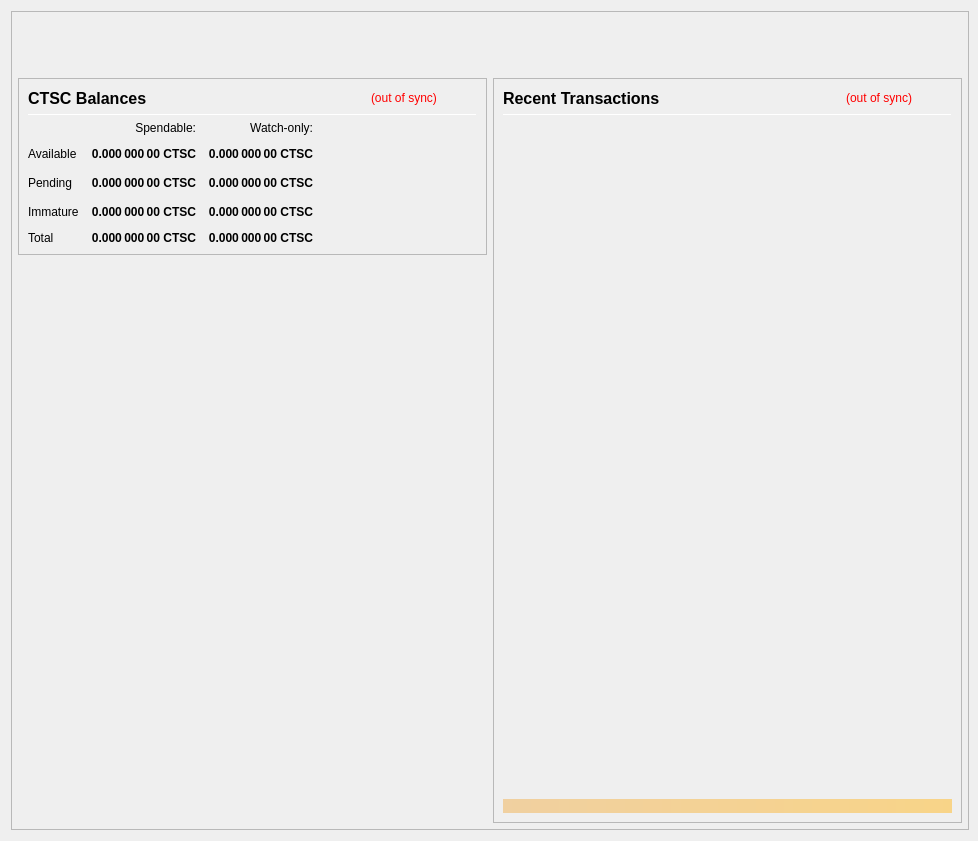
<?xml version="1.0" encoding="UTF-8"?>
<ui version="4.0">
 <class>OverviewPage</class>
 <widget class="QWidget" name="OverviewPage">
  <property name="geometry">
   <rect>
    <x>0</x>
    <y>0</y>
    <width>978</width>
    <height>841</height>
   </rect>
  </property>
  <property name="minimumSize">
   <size>
    <width>960</width>
    <height>682</height>
   </size>
  </property>
  <property name="font">
   <font>
    <weight>50</weight>
    <bold>false</bold>
   </font>
  </property>
  <property name="windowTitle">
   <string>Form</string>
  </property>
  <layout class="QVBoxLayout" name="topLayout" stretch="0">
   <property name="rightMargin">
    <number>9</number>
   </property>
   <item>
    <widget class="QFrame" name="frame_BG">
     <property name="minimumSize">
      <size>
       <width>850</width>
       <height>610</height>
      </size>
     </property>
     <property name="maximumSize">
      <size>
       <width>16777215</width>
       <height>16777215</height>
      </size>
     </property>
     <property name="frameShape">
      <enum>QFrame::StyledPanel</enum>
     </property>
     <property name="frameShadow">
      <enum>QFrame::Raised</enum>
     </property>
     <layout class="QVBoxLayout" name="verticalLayout_3" stretch="0">
      <property name="leftMargin">
       <number>0</number>
      </property>
      <property name="topMargin">
       <number>0</number>
      </property>
      <property name="rightMargin">
       <number>0</number>
      </property>
      <property name="bottomMargin">
       <number>6</number>
      </property>
      <item>
       <layout class="QVBoxLayout" name="verticalLayout_Master" stretch="0,1">
        <property name="leftMargin">
         <number>0</number>
        </property>
        <property name="topMargin">
         <number>0</number>
        </property>
        <property name="rightMargin">
         <number>0</number>
        </property>
        <property name="bottomMargin">
         <number>0</number>
        </property>
        <item>
         <widget class="QFrame" name="frame_Header">
          <layout class="QVBoxLayout" name="verticalLayout_Header" stretch="0">
           <property name="leftMargin">
            <number>0</number>
           </property>
           <property name="topMargin">
            <number>0</number>
           </property>
           <property name="rightMargin">
            <number>0</number>
           </property>
           <property name="bottomMargin">
            <number>0</number>
           </property>
           <item>
            <layout class="QHBoxLayout" name="horizontalLayout_Header" stretch="1,0">
             <property name="spacing">
              <number>6</number>
             </property>
             <item>
              <spacer name="horizontalSpacer_Header">
               <property name="orientation">
                <enum>Qt::Horizontal</enum>
               </property>
               <property name="sizeHint" stdset="0">
                <size>
                 <width>40</width>
                 <height>20</height>
                </size>
               </property>
              </spacer>
             </item>
             <item>
              <widget class="QLabel" name="labelOverviewHeaderRight">
               <property name="minimumSize">
                <size>
                 <width>464</width>
                 <height>60</height>
                </size>
               </property>
               <property name="maximumSize">
                <size>
                 <width>16777215</width>
                 <height>60</height>
                </size>
               </property>
               <property name="font">
                <font>
                 <pointsize>14</pointsize>
                </font>
               </property>
               <property name="text">
                <string/>
               </property>
               <property name="alignment">
                <set>Qt::AlignRight|Qt::AlignTrailing|Qt::AlignVCenter</set>
               </property>
              </widget>
             </item>
            </layout>
           </item>
          </layout>
         </widget>
        </item>
        <item>
         <widget class="QFrame" name="frame_Content">
          <layout class="QVBoxLayout" name="verticalLayout_Content">
           <property name="leftMargin">
            <number>6</number>
           </property>
           <property name="topMargin">
            <number>0</number>
           </property>
           <property name="rightMargin">
            <number>6</number>
           </property>
           <property name="bottomMargin">
            <number>0</number>
           </property>
           <item>
            <layout class="QHBoxLayout" name="horizontalLayout_Content" stretch="1,1">
             <property name="spacing">
              <number>6</number>
             </property>
             <item>
              <layout class="QVBoxLayout" name="verticalLayout_left" stretch="0,0">
               <item>
                <widget class="QFrame" name="frameBalances">
                 <property name="frameShape">
                  <enum>QFrame::StyledPanel</enum>
                 </property>
                 <property name="frameShadow">
                  <enum>QFrame::Raised</enum>
                 </property>
                 <layout class="QVBoxLayout" name="verticalLayout_4">
                  <item>
                   <layout class="QHBoxLayout" name="hlBalancesHeader" stretch="2,0,0">
                    <property name="spacing">
                     <number>6</number>
                    </property>
                    <item>
                     <widget class="QLabel" name="labelBalances">
                      <property name="minimumSize">
                       <size>
                        <width>0</width>
                        <height>0</height>
                       </size>
                      </property>
                      <property name="font">
                       <font>
                        <pointsize>12</pointsize>
                        <weight>75</weight>
                        <bold>true</bold>
                       </font>
                      </property>
                      <property name="text">
                       <string>CTSC Balances</string>
                      </property>
                     </widget>
                    </item>
                    <item>
                     <widget class="QLabel" name="labelWalletStatus">
                      <property name="cursor">
                       <cursorShape>WhatsThisCursor</cursorShape>
                      </property>
                      <property name="toolTip">
                       <string>The displayed information may be out of date. Your wallet automatically synchronizes with the CTSC network after a connection is established, but this process has not completed yet.</string>
                      </property>
                      <property name="styleSheet">
                       <string notr="true">QLabel { color: red; }</string>
                      </property>
                      <property name="text">
                       <string notr="true">(out of sync)</string>
                      </property>
                      <property name="alignment">
                       <set>Qt::AlignLeading|Qt::AlignLeft|Qt::AlignVCenter</set>
                      </property>
                     </widget>
                    </item>
                    <item>
                     <spacer name="hsBalancesHeader">
                      <property name="orientation">
                       <enum>Qt::Horizontal</enum>
                      </property>
                      <property name="sizeHint" stdset="0">
                       <size>
                        <width>40</width>
                        <height>20</height>
                       </size>
                      </property>
                     </spacer>
                    </item>
                   </layout>
                  </item>
                  <item>
                   <widget class="Line" name="lineBalances">
                    <property name="minimumSize">
                     <size>
                      <width>0</width>
                      <height>1</height>
                     </size>
                    </property>
                    <property name="maximumSize">
                     <size>
                      <width>16777215</width>
                      <height>1</height>
                     </size>
                    </property>
                    <property name="orientation">
                     <enum>Qt::Horizontal</enum>
                    </property>
                   </widget>
                  </item>
                  <item>
                   <layout class="QGridLayout" name="gridLayout">
                    <property name="spacing">
                     <number>12</number>
                    </property>
                    <item row="2" column="2">
                     <widget class="QLabel" name="labelWatchPending">
                      <property name="font">
                       <font>
                        <weight>75</weight>
                        <bold>true</bold>
                       </font>
                      </property>
                      <property name="cursor">
                       <cursorShape>ArrowCursor</cursorShape>
                      </property>
                      <property name="toolTip">
                       <string>Unconfirmed transactions to watch-only addresses</string>
                      </property>
                      <property name="text">
                       <string notr="true">0.000 000 00 CTSC</string>
                      </property>
                      <property name="alignment">
                       <set>Qt::AlignRight|Qt::AlignTrailing|Qt::AlignVCenter</set>
                      </property>
                      <property name="textInteractionFlags">
                       <set>Qt::NoTextInteraction</set>
                      </property>
                     </widget>
                    </item>
                    <item row="2" column="1">
                     <widget class="QLabel" name="labelUnconfirmed">
                      <property name="font">
                       <font>
                        <weight>75</weight>
                        <bold>true</bold>
                       </font>
                      </property>
                      <property name="cursor">
                       <cursorShape>ArrowCursor</cursorShape>
                      </property>
                      <property name="toolTip">
                       <string>Total of transactions that have yet to be confirmed, and do not yet count toward the spendable balance</string>
                      </property>
                      <property name="text">
                       <string notr="true">0.000 000 00 CTSC</string>
                      </property>
                      <property name="alignment">
                       <set>Qt::AlignRight|Qt::AlignTrailing|Qt::AlignVCenter</set>
                      </property>
                      <property name="textInteractionFlags">
                       <set>Qt::NoTextInteraction</set>
                      </property>
                     </widget>
                    </item>
                    <item row="3" column="2">
                     <widget class="QLabel" name="labelWatchImmature">
                      <property name="font">
                       <font>
                        <weight>75</weight>
                        <bold>true</bold>
                       </font>
                      </property>
                      <property name="cursor">
                       <cursorShape>ArrowCursor</cursorShape>
                      </property>
                      <property name="toolTip">
                       <string>Staked or masternode rewards in watch-only addresses that has not yet matured</string>
                      </property>
                      <property name="text">
                       <string notr="true">0.000 000 00 CTSC</string>
                      </property>
                      <property name="alignment">
                       <set>Qt::AlignRight|Qt::AlignTrailing|Qt::AlignVCenter</set>
                      </property>
                      <property name="textInteractionFlags">
                       <set>Qt::NoTextInteraction</set>
                      </property>
                     </widget>
                    </item>
                    <item row="4" column="0">
                     <widget class="QLabel" name="labelTotalText">
                      <property name="text">
                       <string>Total</string>
                      </property>
                      <property name="textInteractionFlags">
                       <set>Qt::NoTextInteraction</set>
                      </property>
                     </widget>
                    </item>
                    <item row="3" column="1">
                     <widget class="QLabel" name="labelImmature">
                      <property name="font">
                       <font>
                        <weight>75</weight>
                        <bold>true</bold>
                       </font>
                      </property>
                      <property name="cursor">
                       <cursorShape>ArrowCursor</cursorShape>
                      </property>
                      <property name="toolTip">
                       <string>Staked or masternode rewards that has not yet matured</string>
                      </property>
                      <property name="text">
                       <string notr="true">0.000 000 00 CTSC</string>
                      </property>
                      <property name="alignment">
                       <set>Qt::AlignRight|Qt::AlignTrailing|Qt::AlignVCenter</set>
                      </property>
                      <property name="textInteractionFlags">
                       <set>Qt::NoTextInteraction</set>
                      </property>
                     </widget>
                    </item>
                    <item row="2" column="3">
                     <spacer name="hsBalances">
                      <property name="orientation">
                       <enum>Qt::Horizontal</enum>
                      </property>
                      <property name="sizeHint" stdset="0">
                       <size>
                        <width>40</width>
                        <height>20</height>
                       </size>
                      </property>
                     </spacer>
                    </item>
                    <item row="3" column="0">
                     <widget class="QLabel" name="labelImmatureText">
                      <property name="text">
                       <string>Immature</string>
                      </property>
                      <property name="textInteractionFlags">
                       <set>Qt::NoTextInteraction</set>
                      </property>
                     </widget>
                    </item>
                    <item row="4" column="1">
                     <widget class="QLabel" name="labelTotal">
                      <property name="font">
                       <font>
                        <weight>75</weight>
                        <bold>true</bold>
                       </font>
                      </property>
                      <property name="cursor">
                       <cursorShape>ArrowCursor</cursorShape>
                      </property>
                      <property name="toolTip">
                       <string>Your current total balance</string>
                      </property>
                      <property name="text">
                       <string notr="true">0.000 000 00 CTSC</string>
                      </property>
                      <property name="alignment">
                       <set>Qt::AlignRight|Qt::AlignTrailing|Qt::AlignVCenter</set>
                      </property>
                      <property name="textInteractionFlags">
                       <set>Qt::NoTextInteraction</set>
                      </property>
                     </widget>
                    </item>
                    <item row="4" column="2">
                     <widget class="QLabel" name="labelWatchTotal">
                      <property name="font">
                       <font>
                        <weight>75</weight>
                        <bold>true</bold>
                       </font>
                      </property>
                      <property name="cursor">
                       <cursorShape>ArrowCursor</cursorShape>
                      </property>
                      <property name="toolTip">
                       <string>Current total balance in watch-only addresses</string>
                      </property>
                      <property name="text">
                       <string notr="true">0.000 000 00 CTSC</string>
                      </property>
                      <property name="alignment">
                       <set>Qt::AlignRight|Qt::AlignTrailing|Qt::AlignVCenter</set>
                      </property>
                      <property name="textInteractionFlags">
                       <set>Qt::NoTextInteraction</set>
                      </property>
                     </widget>
                    </item>
                    <item row="0" column="2">
                     <widget class="QLabel" name="labelWatchonly">
                      <property name="text">
                       <string>Watch-only:</string>
                      </property>
                      <property name="alignment">
                       <set>Qt::AlignRight|Qt::AlignTrailing|Qt::AlignVCenter</set>
                      </property>
                     </widget>
                    </item>
                    <item row="1" column="0">
                     <widget class="QLabel" name="labelBalanceText">
                      <property name="text">
                       <string>Available</string>
                      </property>
                      <property name="textInteractionFlags">
                       <set>Qt::NoTextInteraction</set>
                      </property>
                     </widget>
                    </item>
                    <item row="1" column="1">
                     <widget class="QLabel" name="labelBalance">
                      <property name="font">
                       <font>
                        <weight>75</weight>
                        <bold>true</bold>
                       </font>
                      </property>
                      <property name="cursor">
                       <cursorShape>ArrowCursor</cursorShape>
                      </property>
                      <property name="toolTip">
                       <string>Your current spendable balance</string>
                      </property>
                      <property name="text">
                       <string notr="true">0.000 000 00 CTSC</string>
                      </property>
                      <property name="alignment">
                       <set>Qt::AlignRight|Qt::AlignTrailing|Qt::AlignVCenter</set>
                      </property>
                      <property name="textInteractionFlags">
                       <set>Qt::NoTextInteraction</set>
                      </property>
                     </widget>
                    </item>
                    <item row="1" column="2">
                     <widget class="QLabel" name="labelWatchAvailable">
                      <property name="font">
                       <font>
                        <weight>75</weight>
                        <bold>true</bold>
                       </font>
                      </property>
                      <property name="cursor">
                       <cursorShape>ArrowCursor</cursorShape>
                      </property>
                      <property name="toolTip">
                       <string>Your current balance in watch-only addresses</string>
                      </property>
                      <property name="text">
                       <string notr="true">0.000 000 00 CTSC</string>
                      </property>
                      <property name="alignment">
                       <set>Qt::AlignRight|Qt::AlignTrailing|Qt::AlignVCenter</set>
                      </property>
                      <property name="textInteractionFlags">
                       <set>Qt::NoTextInteraction</set>
                      </property>
                     </widget>
                    </item>
                    <item row="2" column="0">
                     <widget class="QLabel" name="labelPendingText">
                      <property name="text">
                       <string>Pending</string>
                      </property>
                      <property name="textInteractionFlags">
                       <set>Qt::NoTextInteraction</set>
                      </property>
                     </widget>
                    </item>
                    <item row="0" column="1">
                     <widget class="QLabel" name="labelSpendable">
                      <property name="text">
                       <string>Spendable:</string>
                      </property>
                      <property name="alignment">
                       <set>Qt::AlignRight|Qt::AlignTrailing|Qt::AlignVCenter</set>
                      </property>
                     </widget>
                    </item>
                   </layout>
                  </item>
                 </layout>
                </widget>
               </item>
               <item>
                <spacer name="verticalSpacer">
                 <property name="orientation">
                  <enum>Qt::Vertical</enum>
                 </property>
                 <property name="sizeHint" stdset="0">
                  <size>
                   <width>20</width>
                   <height>40</height>
                  </size>
                 </property>
                </spacer>
               </item>
              </layout>
             </item>
             <item>
              <layout class="QVBoxLayout" name="verticalLayout_right" stretch="1">
               <item>
                <widget class="QFrame" name="frame_RecentTransactions">
                 <property name="minimumSize">
                  <size>
                   <width>0</width>
                   <height>0</height>
                  </size>
                 </property>
                 <property name="frameShape">
                  <enum>QFrame::StyledPanel</enum>
                 </property>
                 <property name="frameShadow">
                  <enum>QFrame::Raised</enum>
                 </property>
                 <layout class="QVBoxLayout" name="verticalLayout_1" stretch="0,0,0,0,0">
                  <item>
                   <layout class="QHBoxLayout" name="horizontalLayout_2" stretch="2,0,0">
                    <property name="spacing">
                     <number>3</number>
                    </property>
                    <item>
                     <widget class="QLabel" name="label_4">
                      <property name="minimumSize">
                       <size>
                        <width>0</width>
                        <height>20</height>
                       </size>
                      </property>
                      <property name="font">
                       <font>
                        <pointsize>12</pointsize>
                        <weight>75</weight>
                        <bold>true</bold>
                       </font>
                      </property>
                      <property name="text">
                       <string>Recent Transactions</string>
                      </property>
                     </widget>
                    </item>
                    <item>
                     <widget class="QLabel" name="labelTransactionsStatus">
                      <property name="cursor">
                       <cursorShape>WhatsThisCursor</cursorShape>
                      </property>
                      <property name="toolTip">
                       <string>The displayed information may be out of date. Your wallet automatically synchronizes with the CTSC network after a connection is established, but this process has not completed yet.</string>
                      </property>
                      <property name="styleSheet">
                       <string notr="true">QLabel { color: red; }</string>
                      </property>
                      <property name="text">
                       <string notr="true">(out of sync)</string>
                      </property>
                      <property name="alignment">
                       <set>Qt::AlignRight|Qt::AlignTrailing|Qt::AlignVCenter</set>
                      </property>
                     </widget>
                    </item>
                    <item>
                     <spacer name="horizontalSpacer">
                      <property name="orientation">
                       <enum>Qt::Horizontal</enum>
                      </property>
                      <property name="sizeHint" stdset="0">
                       <size>
                        <width>40</width>
                        <height>20</height>
                       </size>
                      </property>
                     </spacer>
                    </item>
                   </layout>
                  </item>
                  <item>
                   <widget class="Line" name="line">
                    <property name="minimumSize">
                     <size>
                      <width>0</width>
                      <height>1</height>
                     </size>
                    </property>
                    <property name="maximumSize">
                     <size>
                      <width>16777215</width>
                      <height>1</height>
                     </size>
                    </property>
                    <property name="orientation">
                     <enum>Qt::Horizontal</enum>
                    </property>
                   </widget>
                  </item>
                  <item>
                   <widget class="QListView" name="listTransactions">
                    <property name="minimumSize">
                     <size>
                      <width>0</width>
                      <height>0</height>
                     </size>
                    </property>
                    <property name="styleSheet">
                     <string notr="true">QListView { background: transparent; }</string>
                    </property>
                    <property name="frameShape">
                     <enum>QFrame::NoFrame</enum>
                    </property>
                    <property name="verticalScrollBarPolicy">
                     <enum>Qt::ScrollBarAlwaysOff</enum>
                    </property>
                    <property name="horizontalScrollBarPolicy">
                     <enum>Qt::ScrollBarAlwaysOff</enum>
                    </property>
                    <property name="selectionMode">
                     <enum>QAbstractItemView::NoSelection</enum>
                    </property>
                   </widget>
                  </item>
                  <item>
                   <spacer name="verticalSpacer_2">
                    <property name="orientation">
                     <enum>Qt::Vertical</enum>
                    </property>
                    <property name="sizeType">
                     <enum>QSizePolicy::Expanding</enum>
                    </property>
                    <property name="sizeHint" stdset="0">
                     <size>
                      <width>20</width>
                      <height>40</height>
                     </size>
                    </property>
                   </spacer>
                  </item>
                  <item>
                   <widget class="QLabel" name="labelAlerts">
                    <property name="maximumSize">
                     <size>
                      <width>16777215</width>
                      <height>16777215</height>
                     </size>
                    </property>
                    <property name="styleSheet">
                     <string notr="true">background-color: qlineargradient(x1: 0, y1: 0, x2: 1, y2: 0, stop:0 #F0D0A0, stop:1 #F8D488); color:#000000;</string>
                    </property>
                    <property name="text">
                     <string/>
                    </property>
                    <property name="wordWrap">
                     <bool>true</bool>
                    </property>
                    <property name="margin">
                     <number>3</number>
                    </property>
                   </widget>
                  </item>
                 </layout>
                </widget>
               </item>
              </layout>
             </item>
            </layout>
           </item>
          </layout>
         </widget>
        </item>
       </layout>
      </item>
     </layout>
    </widget>
   </item>
  </layout>
 </widget>
 <resources/>
 <connections/>
</ui>
